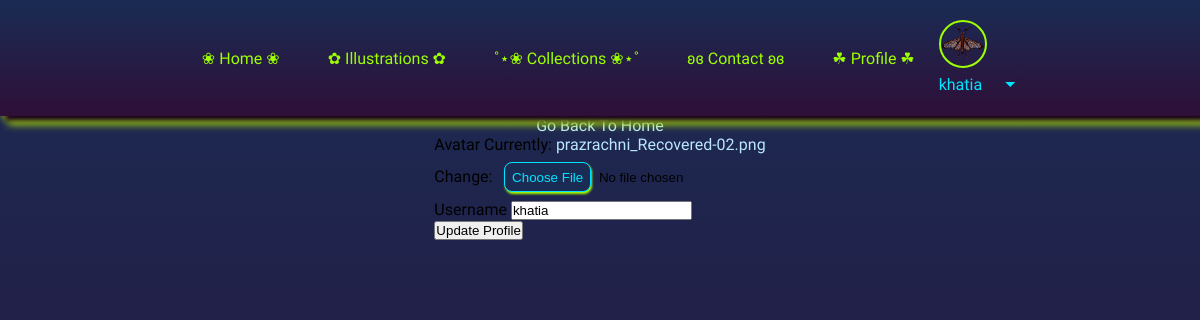
The page /myapp/update (signed in) on the database its author committed.
### myapp/models.py (models this page shows)
class User(AbstractUser):
    collections = models.ManyToManyField(Collections, blank= True, related_name="myapp_user")
    avatar = models.ImageField(null=True, default= 'avatar.png' )

### myapp/views.py (the view)
# urls.py: path('update', views.update_user, name = 'update'),
@login_required
def update_user(request):
    user = request.user
    form = UserForm(instance=user)
    if request.method == "POST":
        form = UserForm(request.POST, request.FILES, instance=user)
        if form.is_valid():
            form.save()
            return redirect('profile', user.id)
    return render(request, 'myapp/update_user.html', {'form': form})

### myapp/forms.py
class UserForm(ModelForm):
    class Meta:
        model = User
        fields = ['avatar', 'username']

### myapp/templates/myapp/update_user.html (shortened to what this page needs)
{% extends 'main.html' %}
{% load static %}
{% block content %}
<a href="{{ request.META.HTTP_REFERER }}">Go Back To Home</a>
<form action="" method="POST" enctype="multipart/form-data">
    {% for field in form %}
        <div class="">
            <label>{{ field.label }}</label>
            {{ field }}
        </div>
    {% endfor %}
    <input type="submit" value="Update Profile">
</form>
{% endblock %}

### templates/navbar.html (shortened to what this page needs)
{% load static %}
  <nav class="navbar navbar-expand-lg bg-body-tertiary">
    <div class="container-fluid">
      <div class="collapse navbar-collapse" id="navbarNavDropdown" style="z-index: 100000000 !important;">
        <ul class="navbar-nav">
          <li class="nav-item">
            <a class="nav-link active" aria-current="page" href="{% url 'home' %}">❀ Home ❀</a>
          </li>
          <li class="nav-item">
            <a class="nav-link active" aria-current="page" href="{% url 'illustrations' %}">✿ Illustrations ✿</a>
          </li>
          <li class="nav-item">
            <a class="nav-link active" aria-current="page" href="{% url 'collections' %}">˚⋆❀ Collections ❀⋆˚</a>
          </li>
          <li class="nav-item">
            <a class="nav-link active" aria-current="page" href="{% url 'contact' %}">ʚɞ Contact ʚɞ</a>
          </li>
          {% if request.user.is_authenticated %}
          {%if  request.user.is_superuser %}
                <li class="nav-item">
                  <a class="nav-link active" aria-current="page" href="{% url 'profile' request.user.id %}">☘︎ Profile ☘︎</a>
                </li>
          {% endif %}
          <div class="dropdown">
            <a class="nav-link dropdown-toggle" role="button" data-bs-toggle="dropdown" aria-expanded="false" >
              <img src="{{ request.user.avatar.url }}" alt="" style="width: 2.5em; height: 2.5em; border-radius: 100%;">
              <p>{{request.user.username}} <span class="material-icons md-light">arrow_drop_down</span> </p>
            </a>
          </div>
              {% else %}
              <li class="nav-item">
                <a class="nav-link active" aria-current="page" href="{% url 'login'%}">LogIn</a>
              </li>
          {% endif %}
        </ul>
      </div>
    </div>
  </nav>

### static/styles/styles.css (style rules this page uses)
:root { color: #2e0f38 #1a2c54 #8351a8 #4d7b93 #b45dbb; }
li { list-style: none; }
a { text-decoration: none; color: #bae7ff; }
p { color:#75a7c2; }
body { background: linear-gradient(180deg, #1a2c54 0%, #2e0f38 100%); background-repeat:no-repeat; font-family: Playwrite IT Moderna; display: flex; flex-direction: column; align-items: center; min-height:100vh; }
.navbar { display: flex; background: linear-gradient(180deg, #1a2c54 0%, #2e0f38 100% ); padding: 20px; width: 100%; filter: drop-shadow(rgb(195, 255, 0) 3px 3px 3px ); box-shadow: #190121 5px 5px 5px; }
.navbar-collapse { display: none !important; }
nav ul { display: none; display: flex; flex-direction: column; justify-content: space-evenly; align-items: flex-start; }
nav ul li { list-style: none; padding: 1rem; }
nav ul li a { text-decoration: none; margin: 10px; color: #9dff00 ; font-size: 2rem; border-radius: 0.6em; transition: box-shadow 0.4s ease-in-out; }
.dropdown { display: flex; align-items: center; justify-content: center; cursor: pointer; }
.dropdown p { display: flex; align-items: center; justify-content: center; gap: 1em; color: #9dff00 !important; font-size: 2rem; }
.dropdown a img { border-radius: 50%; border: solid #9dff00 2px; width: 5rem !important; height: 5rem !important; }
.collapse { width: 100%; display: flex; justify-content: space-between; }
@media only screen and (min-width: 1023px) { .navbar { display: flex; justify-content: center; } }
@media only screen and (min-width: 1023px) { .navbar-collapse { display: flex !important; } }
@media only screen and (min-width: 1023px) { nav ul { display: flex; flex-direction: row; justify-content: center; align-items: center !important; } }
@media only screen and (min-width: 1023px) { nav ul li a { font-size: 1rem; padding: 0.5rem !important; margin: 0; } }
@media only screen and (min-width: 1023px) { .dropdown p { display: flex; align-items: center; justify-content: center; gap: 1em; color: #00e5ff !important; font-size: 1rem; } }
@media only screen and (min-width: 1023px) { .dropdown a img { width: 3rem !important; height: 3rem !important; } }

### rows shown on the page
User: user.avatar (picture), user.username "khatia", form "khatia"

### other values the page prints
{{ field.label }} "Avatar" "Username"
